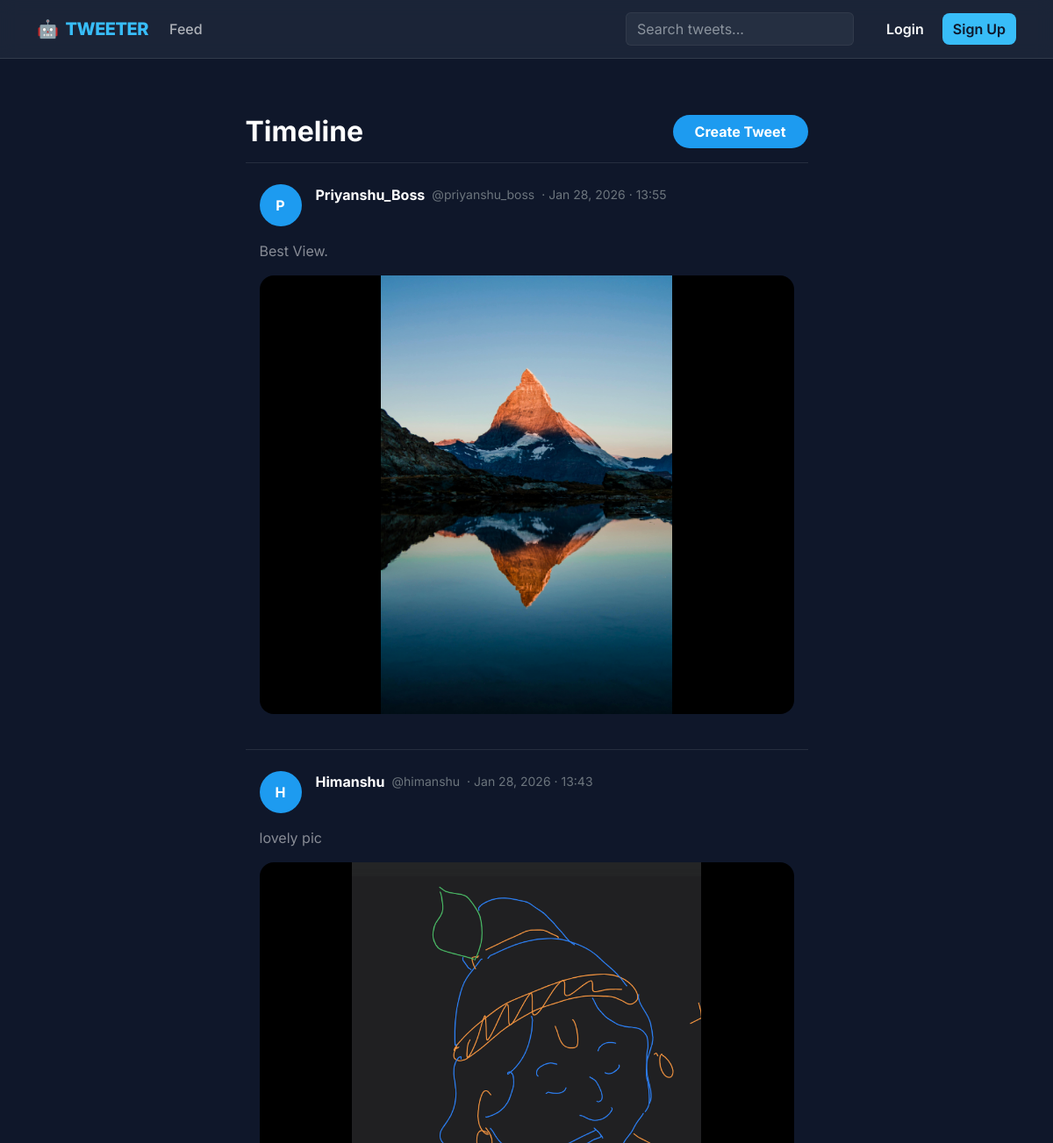
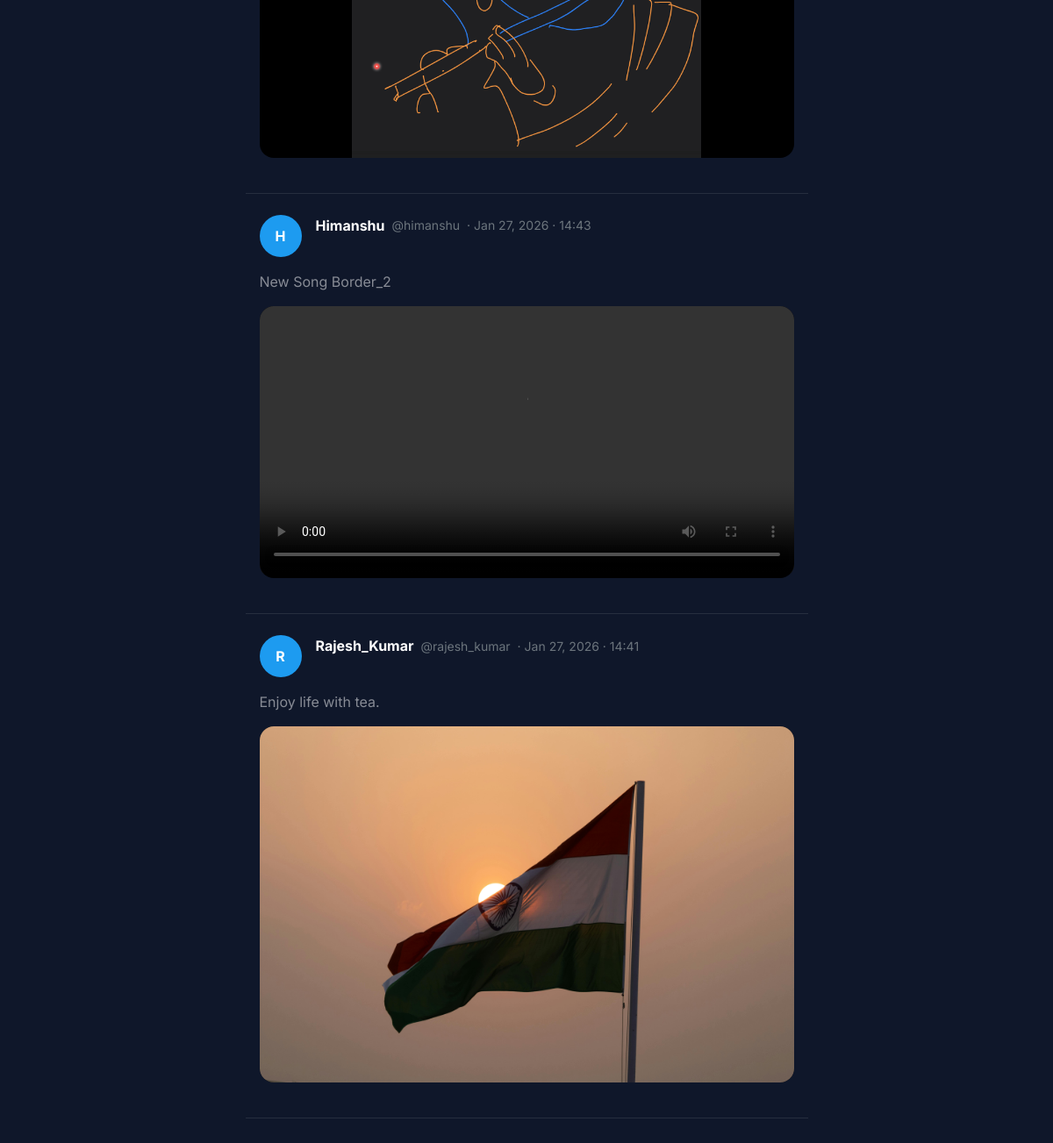
Screenshot of /tweet/ with the database file from the repository (2 pictures, top to bottom).
### tweet/models.py (models this page shows, shortened)
class Tweet(models.Model):
    user=models.ForeignKey(User,on_delete=models.CASCADE)
    text=models.TextField(max_length=150)
    photo=models.ImageField(upload_to='photos/',blank=True,null=True)
    video=models.FileField(upload_to='videos/',blank=True,null=True)
    created_at=models.DateTimeField(auto_now_add=True)
    updated_at=models.DateTimeField(auto_now=True)

### tweet/views.py (the view)
# urls.py: path('', views.tweet_list,name='tweet_list'),
def tweet_list(request):
    tweets=Tweet.objects.all().order_by('-created_at')
    return render(request,'tweet_list.html',{'tweets':tweets})

### tweet/templates/tweet_list.html (shortened to what this page needs)
{% extends "layout.html" %}
{% block content %}
<div class="row justify-content-center">
  <div class="col-12 col-lg-7">
    <div class="d-flex justify-content-between align-items-center py-3 border-bottom border-secondary border-opacity-25">
      <h2 class="fw-bold text-white mb-0">Timeline</h2>
      <a href="{% url 'tweet_create' %}" class="btn btn-tweet px-4">
        Create Tweet
      </a>
    </div>
    {% for tweet in tweets %}
    <div class="tweet-card px-3 py-4 border-bottom border-secondary border-opacity-25">
      <div class="d-flex justify-content-between align-items-start">
        <div class="d-flex gap-3">
          <div class="avatar">
            {{ tweet.user.username|first|upper }}
          </div>
          <div>
            <div class="d-flex flex-wrap align-items-center gap-2">
              <span class="fw-bold text-white">
                {{ tweet.user.username }}
              </span>
              <span class="text-secondary small">
                @{{ tweet.user.username|lower }}
              </span>
              <span class="text-secondary small">
                · {{ tweet.created_at|date:"M d, Y · H:i" }}
              </span>
            </div>
          </div>
        </div>
      </div>
      <p class="mt-3 mb-3 text-white-50 lh-base">
        {{ tweet.text }}
      </p>
      {% if tweet.photo %}
      <div class="media-wrapper mb-3">
        <img src="{{ tweet.photo.url }}" alt="Tweet image">
      </div>
      {% elif tweet.video %}
      <div class="media-wrapper mb-3">
        <video controls >
          <source src="{{ tweet.video.url }}">
        </video>
      </div>
      {% endif %}
    </div>
    {% empty %}
    <div class="text-center py-5 text-secondary">
      <div class="display-6">📭</div>
      <p>No tweets yet</p>
    </div>
    {% endfor %}
  </div>
</div>
{% endblock %}

### templates/layout.html (style rules this page uses)
body { font-family: 'Inter', sans-serif; background-color: #0f172a; color: #f8fafc; }
.btn { border-radius: 8px; font-weight: 600; transition: all 0.2s ease; }

### tweet/templates/tweet_list.html (style rules this page uses)
.avatar { width: 48px; height: 48px; background: #1d9bf0; color: #fff; border-radius: 50%; font-weight: 700; display: flex; align-items: center; justify-content: center; }
.media-wrapper { background: #000; border-radius: 16px; overflow: hidden; }
.media-wrapper img, .media-wrapper video { width: 100%; max-height: 500px; object-fit: contain; }
.btn-tweet { background: #1d9bf0; color: #fff; border-radius: 999px; font-weight: 700; }

### rows the page displays
Tweet: user.username|first "P", user.username "Priyanshu_Boss", user.username "priyanshu_boss", created_at "Jan 28, 2026 · 13:55", text "Best View.", photo (picture)
Tweet: user.username|first "H", user.username "Himanshu", user.username "himanshu", created_at "Jan 28, 2026 · 13:43", text "lovely pic", photo (picture)
Tweet: user.username|first "H", user.username "Himanshu", user.username "himanshu", created_at "Jan 27, 2026 · 14:43", text "New Song Border_2"
Tweet: user.username|first "R", user.username "Rajesh_Kumar", user.username "rajesh_kumar", created_at "Jan 27, 2026 · 14:41", text "Enjoy life with tea.", photo (picture)
